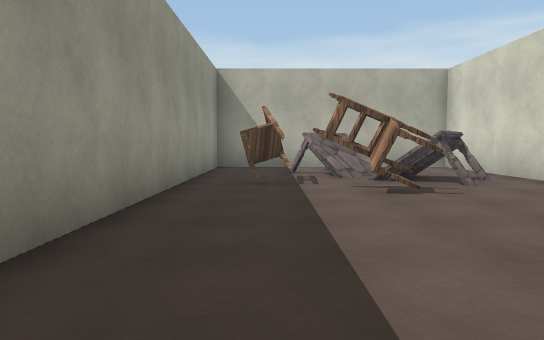
view 1 (above)

21 first-person views from a walk through a 3-D level made in the Unity game engine. The camera is 1.3 m above the floor, tilts 4° down and sees 70° across. The floor is counted in squares, 2 m on a side. Each view is taken from the middle of a square. On the plan, view 1 faces up. The plan holds only what a view shows up to about 11 squares ahead; the rest is blank. The place goes on beyond the plan. The player is left out. Some surface patterns are stand-ins.

view 2
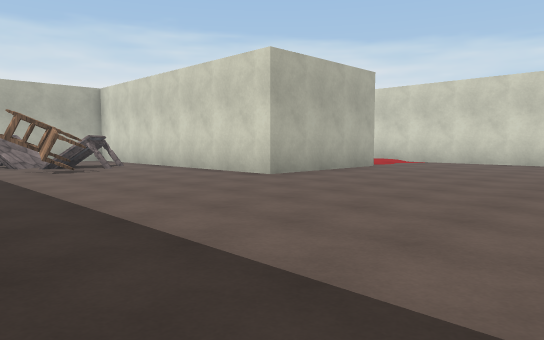

view 3
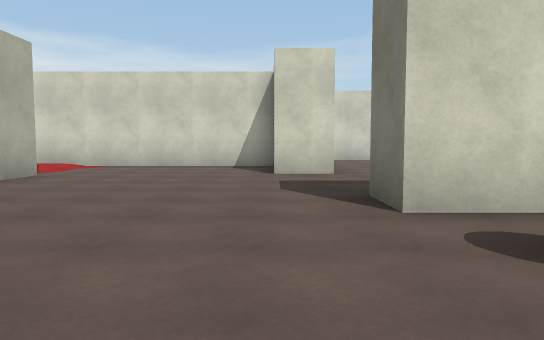

view 4
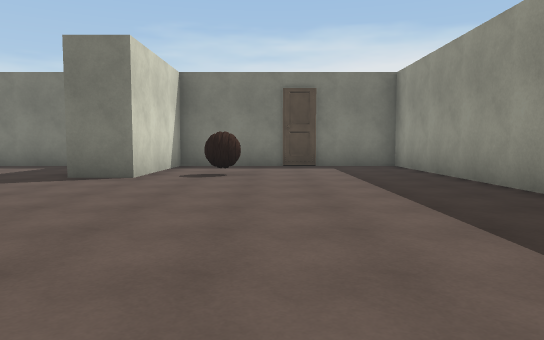

view 5
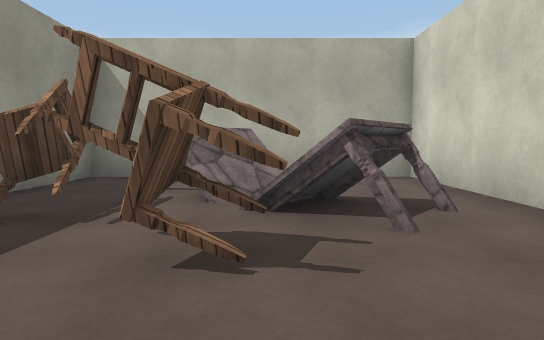

view 6
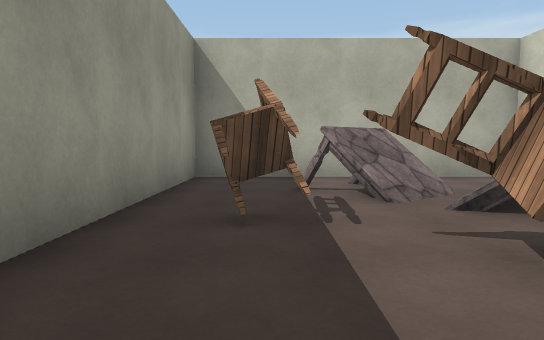

view 7
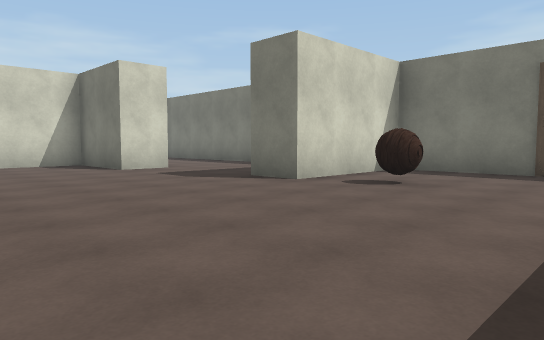

view 8
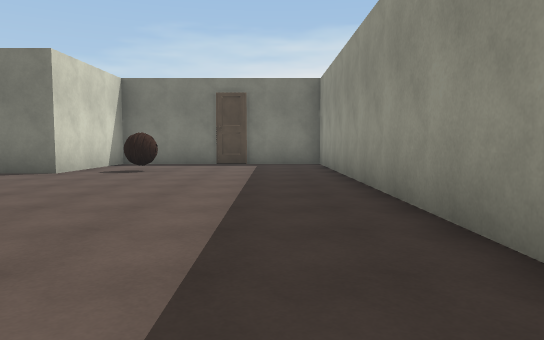

view 9
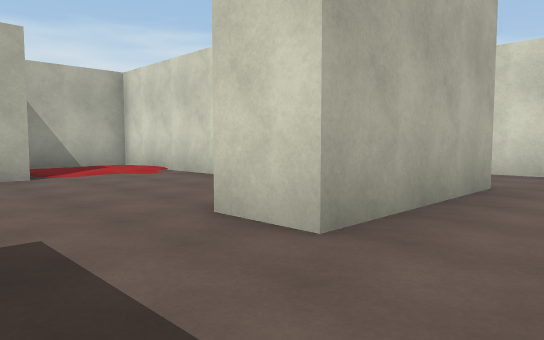

view 10
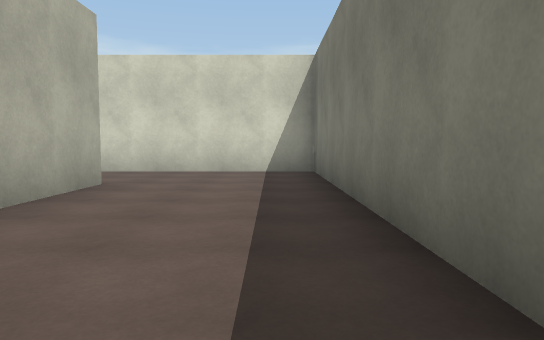

view 11
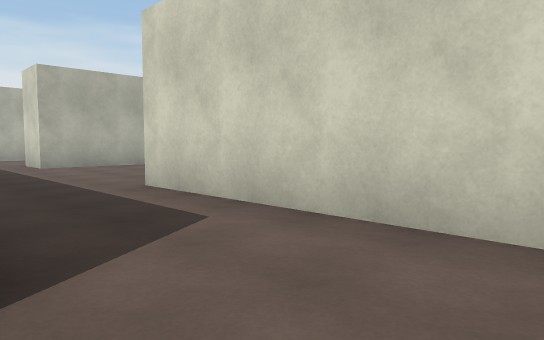

view 12
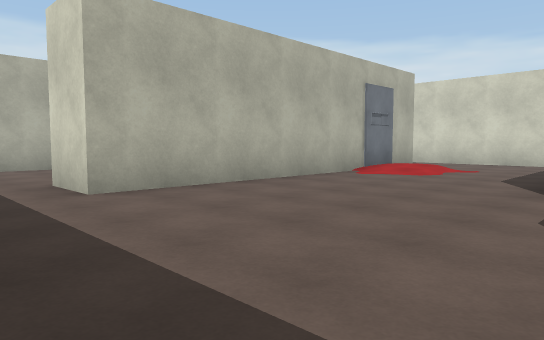

view 13
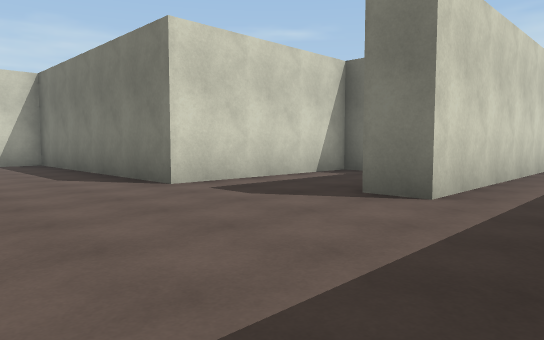

view 14
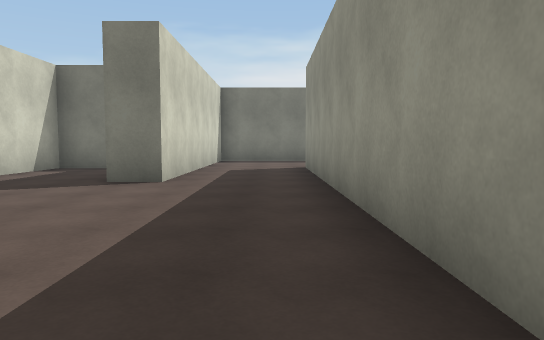

view 15
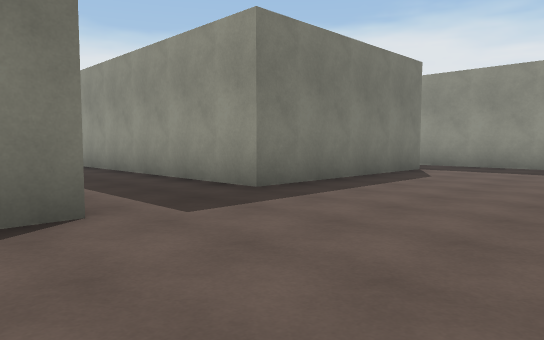

view 16
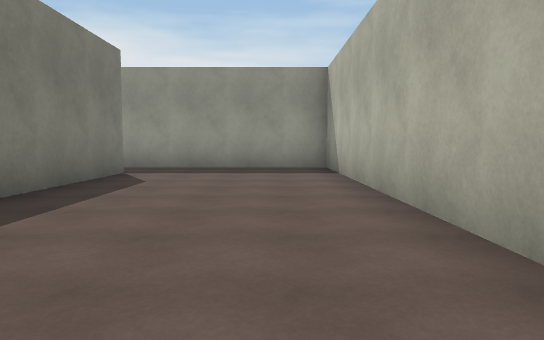

view 17
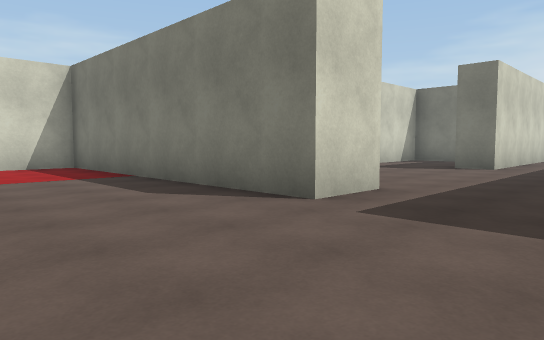

view 18
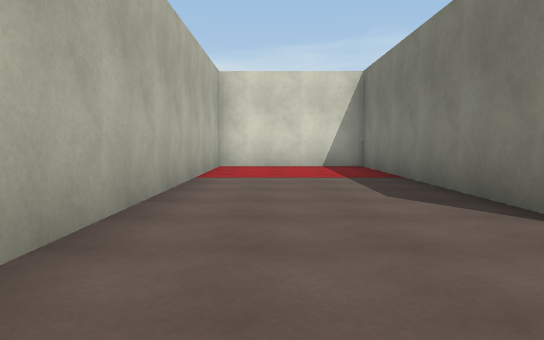

view 19
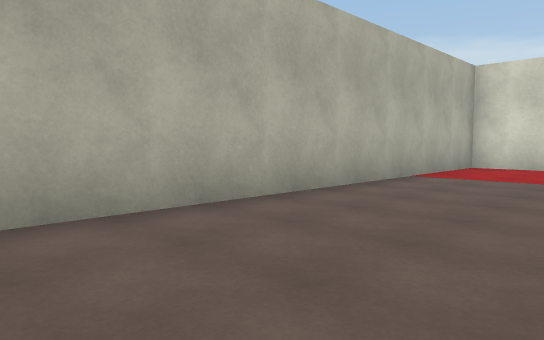

view 20
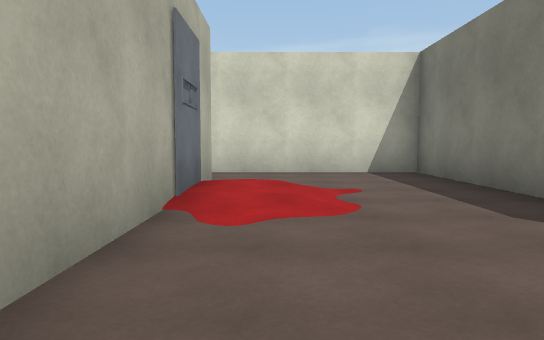

view 21
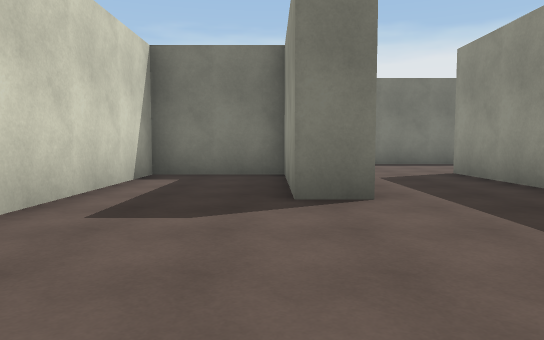

### Floor plan
Points are (right, up) in squares from view 1. A wall is a line through its corners. A room is listed if a view was taken in it or the views show most of it. See-through windows are left out.
Room 1 (views 1, 2, 3, 4, 5, 6, 7, 8)
walls: (2.7, 5.9) (2.1, 6.4); (8.9, 1.7) (4.6, 1.7) (4.6, 10.4) (-1.5, 10.4) (-1.5, -8) (4.6, -8) (4.6, -4.2) (5.9, -4.2); (9.2, -4.3) (9.2, -3.1) (11.9, -3.1) (11.9, 4.7) (9.4, 4.7)
ways out: opening at (7.5, -5) to room 2
objects: chair (0, 6) to (0, 7); chair (1, 5) to (2, 5); ball (3, -5)
Room 2 (views 9, 10, 11, 12, 13, 20, 21)
walls: (16.6, -4) (19.5, -4) (19.5, 0.8) (26.6, 0.8) (26.6, 4.4); (13.1, 4.6) (13.1, -4.3) (9.2, -4.3); (24.9, 5.1) (15.8, 5.1); (7.8, -8) (15.8, -8) (15.8, -0.4) (16.7, -0.4) (16.7, -3.6)
ways out: opening at (7.5, -5) to room 1; opening at (14.5, 5.5) to room 3; opening at (26, 5)
Room 3 (views 14, 15, 16, 17, 18, 19)
walls: (15.8, 5.1) (15.8, 6.5) (23.8, 6.5) (23.8, 10.4) (5.8, 10.4) (5.8, 5); (7.5, 5.8) (13.1, 5.8) (13.1, 4.6)
ways out: opening at (14.5, 5.5) to room 2

Where each view was taken, in squares from view 1:
view 1: 0 up, 0 right, facing up
view 2: 4 down, 1 left, facing up-right
view 3: 3 down, 1 right, facing right
view 4: 3 up, 2 right, facing down
view 5: 3 up, 2 right, facing up
view 6: 3 up, 0 right, facing up
view 7: 1 up, 0 right, facing down-right
view 8: 4 up, 0 right, facing down
view 9: 6 down, 7 right, facing up-right
view 10: 7 down, 7 right, facing right
view 11: 6 down, 13 right, facing up-right
view 12: 0 up, 14 right, facing up-right
view 13: 4 up, 14 right, facing down-right
view 14: 6 up, 14 right, facing down
view 15: 10 up, 17 right, facing down-left
view 16: 9 up, 16 right, facing left
view 17: 10 up, 13 right, facing down-right
view 18: 9 up, 13 right, facing right
view 19: 7 up, 13 right, facing up-right
view 20: 4 up, 18 right, facing right
view 21: 4 up, 17 right, facing down
